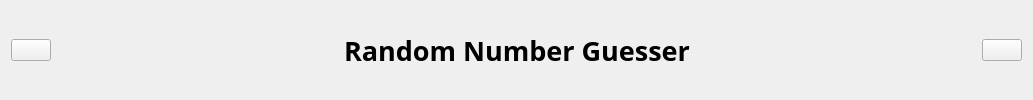
        <widget class="QWidget" name="header" native="true">
         <property name="minimumSize">
          <size>
           <width>0</width>
           <height>60</height>
          </size>
         </property>
         <layout class="QHBoxLayout" name="horizontalLayout_3">
          <item>
           <widget class="QPushButton" name="menuButton">
            <property name="cursor">
             <cursorShape>PointingHandCursor</cursorShape>
            </property>
            <property name="text">
             <string/>
            </property>
            <property name="icon">
             <iconset resource="resource.qrc">
              <normaloff>:/icons/icons/menu.svg</normaloff>:/icons/icons/menu.svg</iconset>
            </property>
            <property name="iconSize">
             <size>
              <width>20</width>
              <height>20</height>
             </size>
            </property>
            <property name="checkable">
             <bool>true</bool>
            </property>
           </widget>
          </item>
          <item>
           <spacer name="horizontalSpacer">
            <property name="orientation">
             <enum>Qt::Horizontal</enum>
            </property>
            <property name="sizeHint" stdset="0">
             <size>
              <width>287</width>
              <height>20</height>
             </size>
            </property>
           </spacer>
          </item>
          <item>
           <widget class="QLabel" name="randomGuesserLabel">
            <property name="font">
             <font>
              <family>Alegreya Sans SC</family>
              <pointsize>20</pointsize>
              <weight>75</weight>
              <bold>true</bold>
             </font>
            </property>
            <property name="text">
             <string>Random Number Guesser</string>
            </property>
           </widget>
          </item>
          <item>
           <spacer name="horizontalSpacer_2">
            <property name="orientation">
             <enum>Qt::Horizontal</enum>
            </property>
            <property name="sizeHint" stdset="0">
             <size>
              <width>286</width>
              <height>20</height>
             </size>
            </property>
           </spacer>
          </item>
          <item>
           <widget class="QPushButton" name="profileButton">
            <property name="cursor">
             <cursorShape>PointingHandCursor</cursorShape>
            </property>
            <property name="text">
             <string/>
            </property>
            <property name="icon">
             <iconset resource="resource.qrc">
              <normaloff>:/icons/icons/user.svg</normaloff>
              <normalon>:/icons/icons/user_white.png</normalon>:/icons/icons/user.svg</iconset>
            </property>
            <property name="iconSize">
             <size>
              <width>20</width>
              <height>20</height>
             </size>
            </property>
            <property name="checkable">
             <bool>false</bool>
            </property>
            <property name="autoExclusive">
             <bool>false</bool>
            </property>
           </widget>
          </item>
         </layout>
        </widget>
